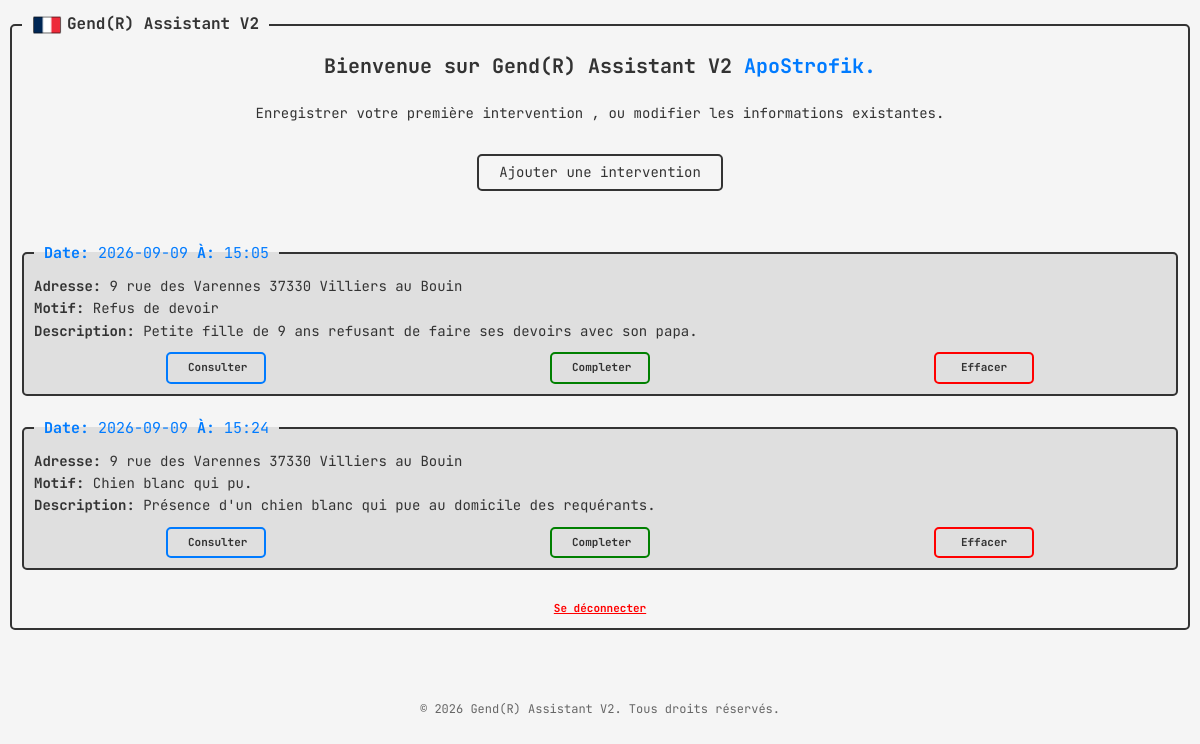
Page /homepage (signed in) on the committed database.
### tables this page shows
CREATE TABLE interventions (
                id INTEGER PRIMARY KEY AUTOINCREMENT,
                username TEXT NOT NULL,
                date TEXT NOT NULL,
                hour TEXT NOT NULL,
                location TEXT NOT NULL,
                type TEXT NOT NULL,
                description TEXT NOT NULL,
                arrived TEXT,
                cr TEXT,
                endhour TEXT
                );

### app.py (the view)
@app.route('/homepage')
def homepage():
    if 'username' in session:
        username = session['username']
        current_interventions = db_handler.get_user_interventions(username)
        if 'success' in request.args:
            return render_template('homepage.html', interventions=current_interventions, success=request.args.get('success'))
        elif 'error' in request.args:
            return render_template('homepage.html', interventions=current_interventions, error=request.args.get('error'))
        else:
            return render_template('homepage.html', interventions=current_interventions)
    else:
        return redirect(url_for('login'))

### database_handler.py (called while the page is built)
    def get_user_interventions(self, username):
        conn = sqlite3.connect('database.db')
        cursor = conn.cursor()
        cursor.execute("SELECT * FROM interventions WHERE username = ? ORDER BY date ASC, hour ASC", (username,))
        interventions = cursor.fetchall()
        conn.close()
        return interventions

### templates/homepage.html (shortened to what this page needs)
{% extends "base.html" %}
{% block content %}
    <div class="title">
        <h3>Bienvenue sur Gend(R) Assistant V2 <strong>{{ session.get('username') }}.</strong></h3>
        <p>Enregistrer votre première intervention , ou modifier les informations existantes.</p>
    </div>
    <a href="{{ url_for('add_intervention') }}" class="add-intervention">Ajouter une intervention</a>
    <div class="intervention-container">
        {% if interventions %}
            {% for intervention in interventions %}
                <div class="intervention-card">
                    <fieldset>
                        <legend><strong>Date:</strong> {{ intervention[2] }} <strong>À:</strong> {{ intervention[3] }}</legend>
                        <p><strong>Adresse:</strong> {{ intervention[4] }}</p>
                        <p><strong>Motif:</strong> {{ intervention[5] }}</p>
                        <p><strong>Description:</strong> {{ intervention[6] }}</p>
                        <div class="buttons">
                            <a href="{{ url_for('consult_page', intervention_id=intervention[0]) }}" class="consult">Consulter</a>
                            <a href="{{ url_for('complete', intervention_id=intervention[0]) }}" class="complete">Completer</a>
                            <a href="{{ url_for('delete_page', intervention_id=intervention[0]) }}" class="erase">Effacer</a>
                        </div>
                    </fieldset>
                </div>
            {% endfor %}
        {% else %}
            <p class="no-interventions">Aucune intervention enregistrée.</p>
        {% endif %}
    </div>
    <a href="{{ url_for('disconnect') }}" class="disconnect">Se déconnecter</a>
{% endblock %}

### static/css/base.css (style rules this page uses)
* { box-sizing: border-box; margin: 0; padding: 0; }
body { font-family: "JetBrains Mono", monospace; background-color: #f5f5f5; color: #333; line-height: 1.6; padding: 0; }
fieldset { display: flex; flex-direction: column; border: 2px solid #333; padding: 10px; border-radius: 5px; margin: 10px; height: calc(100% - 20px); min-height: calc(100% - 20px); overflow-y: auto; }
.title { display: flex; flex: 1; flex-direction: column; align-items: center; justify-content: center; text-align: center; }
.title h3 { font-size: 20px; margin-bottom: 20px; }
.title p { font-size: 14px; margin-bottom: 10px; }

### static/css/index.css (style rules this page uses)
.buttons { display: flex; justify-content: center; gap: 20px; margin: 103px auto; }
.buttons a { padding: 5px 20px; font-size: 16px; border: 2px solid #333; border-radius: 5px; cursor: pointer; font-size: 14px; text-decoration: none; color: #333; transition: border-color 0.5s, color 0.5s; }

### static/css/homepage.css (style rules this page uses)
.title h3 strong { color: #007BFF; }
.add-intervention { margin: 20px auto; padding: 5px 20px; font-size: 16px; border: 2px solid #333; border-radius: 5px; cursor: pointer; font-size: 14px; text-decoration: none; color: #333; transition: border-color 0.5s, color 0.5s; }
.intervention-container { display: flex; flex-direction: column; margin-top: 20px; font-size: 14px; }
.intervention-card fieldset { margin: 10px auto; border: 2px solid #333; background-color: #dfdfdf; }
.intervention-card fieldset legend { padding: 0 10px; color: #007BFF; font-size: 15px; }
.intervention-card .buttons { display: flex; flex-direction: row; justify-content: space-around; margin: 10px 0 0 0; }
.intervention-card .buttons a { font-size: 11px; font-weight: bold; width: 100px; text-align: center; }
.intervention-card .buttons .consult { border: 2px solid #007BFF; }
.intervention-card .buttons .complete { border: 2px solid green; }
.intervention-card .buttons .erase { border: 2px solid red; }
.disconnect { text-align: center; font-size: 11px; font-weight: bold; margin-top: 20px; color: red; }

### rows in the picture
interventions: date "2026-09-09", hour "15:05", location "9 rue des Varennes 37330 Villiers au Bouin", type "Refus de devoir", description "Petite fille de 9 ans refusant de faire ses devoirs avec son papa."
interventions: date "2026-09-09", hour "15:24", location "9 rue des Varennes 37330 Villiers au Bouin", type "Chien blanc qui pu.", description "Présence d'un chien blanc qui pue au domicile des requérants."

### other values in the picture
{{ session.get('username') }} "ApoStrofik"
